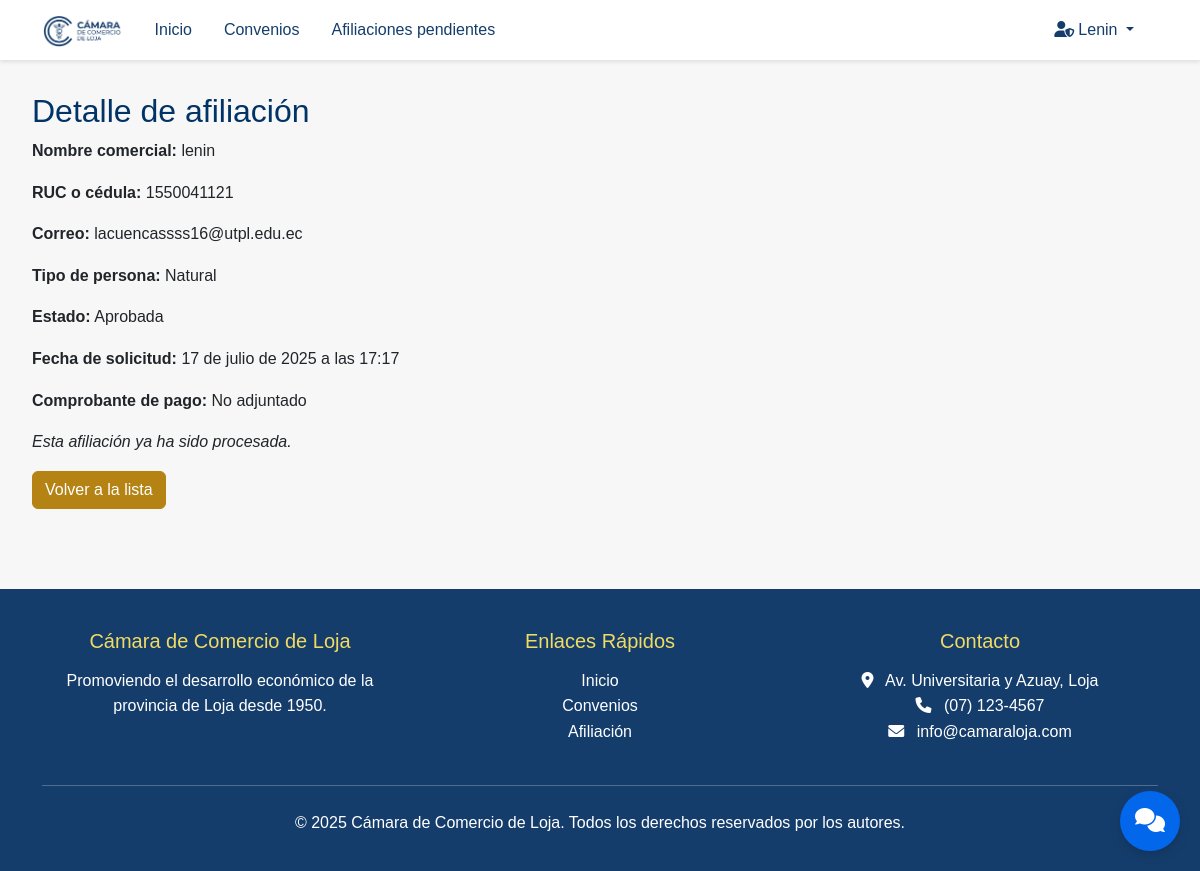
The app's page /afiliacion/1/ (signed in), older data.
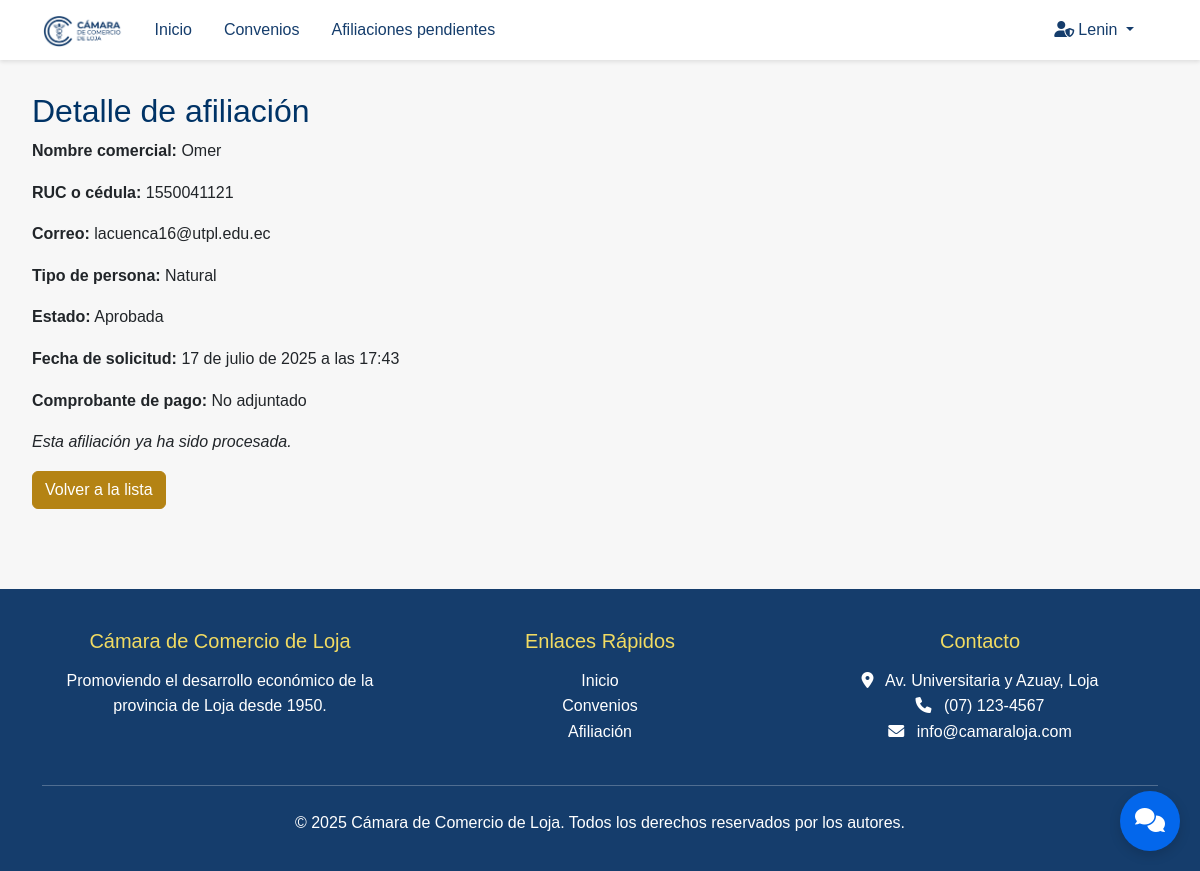
The same page, newer data.
### camara/models.py (models this page shows, shortened)
class Afiliacion(models.Model):
    ESTADO_CHOICES = [
        ('pendiente', 'Pendiente'),
        ('aprobada', 'Aprobada'),
        ('rechazada', 'Rechazada'),
    ]
    usuario = models.ForeignKey(Usuario, on_delete=models.SET_NULL, null=True, blank=True)
    fecha_solicitud = models.DateTimeField(default=timezone.now)
    fecha_afiliacion = models.DateTimeField(null=True, blank=True)
    estado = models.CharField(max_length=10, choices=ESTADO_CHOICES, default='pendiente')
    tipo_persona = models.CharField(max_length=20, choices=[('natural', 'Natural'), ('juridica', 'Jurídica')])
    correo_electronico = models.EmailField()
    telefono = models.CharField(max_length=20, null=True, blank=True)
    red_social_whatsapp = models.BooleanField(default=False)
    red_social_facebook = models.BooleanField(default=False)
    red_social_instagram = models.BooleanField(default=False)
    red_social_youtube = models.BooleanField(default=False)
    red_social_tiktok = models.BooleanField(default=False)
    comprobante_pago = models.FileField(upload_to='comprobantes/', null=True, blank=True)
    class Meta:
        abstract = True

class AfiliacionNatural(Afiliacion):
    nombre_comercial_o_nombres = models.CharField(max_length=255)
    ruc_o_cedula = models.CharField(max_length=20)
    direccion_principal = models.TextField(null=True, blank=True)
    calle = models.CharField(max_length=255, null=True, blank=True)
    numero = models.CharField(max_length=50, null=True, blank=True)
    calle_interseccion = models.CharField(max_length=255, null=True, blank=True)
    referencia = models.CharField(max_length=255, null=True, blank=True)
    edificio = models.CharField(max_length=255, null=True, blank=True)
    piso = models.CharField(max_length=10, null=True, blank=True)
    oficina = models.CharField(max_length=10, null=True, blank=True)
    parroquia = models.CharField(max_length=255, null=True, blank=True)
    ciudad = models.CharField(max_length=255, null=True, blank=True)
    pais = models.CharField(max_length=255, null=True, blank=True)
    pagina_web = models.URLField(null=True, blank=True)

### camara/views.py (the view, shortened to what this page needs)
# urls.py: path('afiliacion/<int:pk>/', views.detalle_afiliacion, name='detalle_afiliacion'),
@permission_required('camara.change_afiliacionnatural', login_url='/login/')
def detalle_afiliacion(request, pk):
    grupo = get_user_group(request.user)
    if grupo != 'admin':
        return redirect('home')
    try:
        afiliacion = AfiliacionNatural.objects.get(pk=pk)
    except AfiliacionNatural.DoesNotExist:
        try:
            afiliacion = AfiliacionJuridica.objects.get(pk=pk)
        except AfiliacionJuridica.DoesNotExist:
            raise Http404("Afiliación no encontrada")
    return render(request, 'adminview/detalle_afiliacion.html', {'afiliacion': afiliacion})

### camara/views.py (called while the page is built)
def get_user_group(user):
    if user.is_superuser or user.is_staff:
        return 'admin'
    if user.groups.filter(name='Socio').exists():
        return 'socio'
    if user.groups.filter(name='Visitante').exists():
        return 'visitante'
    return 'otro'

### camara/template/adminview/detalle_afiliacion.html (shortened to what this page needs)
{% extends "master.html" %}
{% block content %}
<h2>Detalle de afiliación</h2>
{% if afiliacion.tipo_persona == 'natural' %}
    <p><strong>Nombre comercial:</strong> {{ afiliacion.nombre_comercial_o_nombres }}</p>
    <p><strong>RUC o cédula:</strong> {{ afiliacion.ruc_o_cedula }}</p>
{% endif %}
<p><strong>Correo:</strong> {{ afiliacion.correo_electronico }}</p>
<p><strong>Tipo de persona:</strong> {{ afiliacion.get_tipo_persona_display }}</p>
<p><strong>Estado:</strong> {{ afiliacion.get_estado_display }}</p>
<p><strong>Fecha de solicitud:</strong> {{ afiliacion.fecha_solicitud }}</p>
<p><strong>Comprobante de pago:</strong>
    {% if afiliacion.comprobante_pago %}
        <a href="{{ afiliacion.comprobante_pago.url }}" target="_blank">Ver archivo</a>
    {% else %}
        No adjuntado
    {% endif %}
</p>
<form method="post">
    {% if afiliacion.estado == 'pendiente' %}
        <button type="submit" name="action" value="aprobar" class="btn btn-success">✅ Aprobar</button>
        <button type="submit" name="action" value="rechazar" class="btn btn-danger">❌ Rechazar</button>
    {% else %}
        <p><em>Esta afiliación ya ha sido procesada.</em></p>
    {% endif %}
</form>
<a href="{% url 'afiliaciones_pendientes' %}" class="btn btn-secondary">Volver a la lista</a>
{% endblock %}

Row changes from the older to the newer data that the page shows:
changed AfiliacionNatural "Natural": nombre_comercial_o_nombres "lenin" → "Omer"; correo_electronico "lacuencassss16@utpl.edu.ec" → "lacuenca16@utpl.edu.ec"; fecha_solicitud "17 de julio de 2025 a las 17:17" → "17 de julio de 2025 a las 17:43"
